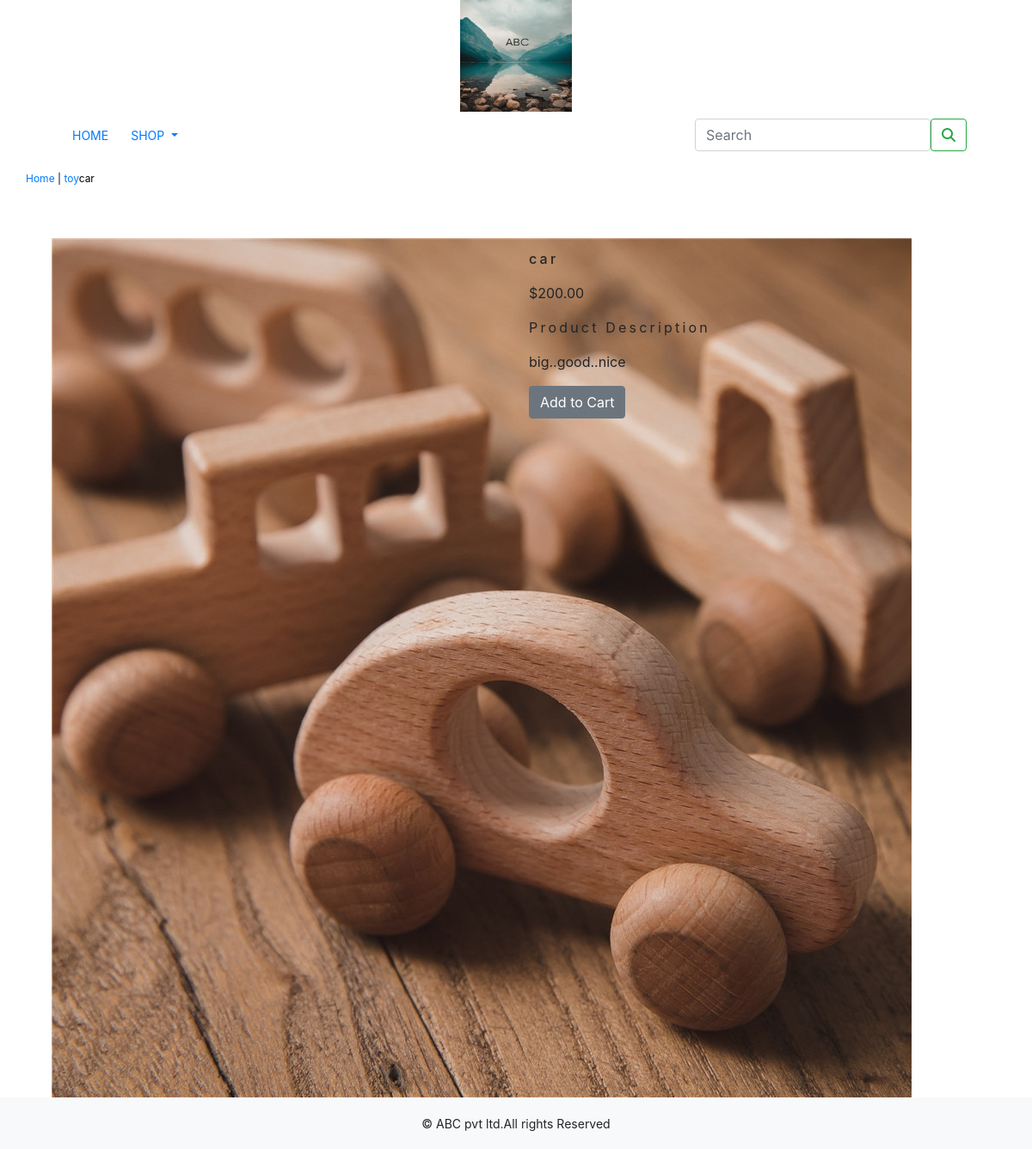
/toy/car/, run on the app's committed database.
### shop/models.py (models this page shows, shortened)
class Product(models.Model):
    name=models.CharField(max_length=250,unique=True)
    slug=models.SlugField(max_length=250,unique=True)
    description=models.TextField(blank=True)
    price=models.DecimalField(max_digits=10,decimal_places=2)
    category=models.ForeignKey(Category,on_delete=models.CASCADE)
    image=models.ImageField(upload_to='product',blank=True)
    stock=models.IntegerField()
    available=models.BooleanField(default=True)
    created=models.DateTimeField(auto_now_add=True)
    updated=models.DateTimeField(auto_now_add=True)
    class Meta:
        ordering=('name',)
        verbose_name='product'
        verbose_name_plural='products'

class Category(models.Model):
    name=models.CharField(max_length=250,unique=True)
    slug=models.SlugField(max_length=250,unique=True)
    description=models.TextField(blank=True)
    image=models.ImageField(upload_to='category',blank=True)
    class Meta:
        ordering=('name',)
        verbose_name='category'
        verbose_name_plural='categories'
    def get_url(self):
        return reverse('shop:products_by_category', args=[self.slug])
    def __str__(self):
        return '{}'.format(self.name)

### shop/views.py (the view)
# urls.py: path('<slug:c_slug>/<slug:product_slug>/', views.proDetail, name='prodCatdetail')
def proDetail(request,c_slug,product_slug):
    try:
        product=Product.objects.get(category__slug=c_slug,slug=product_slug)
    except Exception as e:
        raise e
    return render(request,'product.html',{'product':product})

### cart/context_processors.py (called while the page is built)
def counter(request):
    item_count=0
    if 'admin' in request.path:
        return {}
    else:
        try:
            cart=Cart.objects.filter(cart_id=_cart_id(request))
            cart_items=CartItem.objects.all().filter(cart=cart[:1])
            for cart_item in cart_items:
                item_count += cart_item.quantity
        except Cart.DoesNotExist:
            item_count=0
    return dict(item_count=item_count)

### cart/views.py (called while the page is built)
def _cart_id(request):
    cart=request.session.session_key
    if not cart:
        cart=request.session.create()
    return cart

### shop/context_processors.py (called while the page is built)
def menu_links(request):
    links=Category.objects.all()
    return dict(links=links)

### templates/product.html (shortened to what this page needs)
{% extends 'base.html' %}
{% load static %}
{% block content %}
<div class="row my_prod_row_class">
    <div class="mx_auto">
        <p> <a href="{% url 'shop:allProdCat' %}">Home</a> | <a href="{{product.category.get_url}}">{{product.category}}</a>{{product.name}}</p>
    </div>
</div>
<div class="container">
<br>
<div class="row">
    <div class="col-12 col-sm-12 col-md-12 col-lg-6 text-center">
        <div style="min-width:18rem">
            <img src="{{product.image.url}}" alt="{{product.name}}">
        </div>
    </div>
    <div class="col-12 col-sm-12 col-md-12 col-lg-6">
        <div>
        <h1 class="my_prod_title">{{product.name}}</h1>
        <p>${{product.price}}</p>
        <p class="my_title"> Product Description</p>
        <p class="text-justify my_prod_text">{{product.description}}</p>
        {% if product.stock <= 0 %}
        <p class="text-justify my_prod_text"><b>Out of stock</b></p>
        {% else %}
        <a class="btn btn-secondary" href="{% url 'cart:add_cart' product.id %}">Add to Cart</a>
        {% endif %}
    </div>
</div>
</div>
</div>
</div>
{% endblock %}

### static/css/custom.css (style rules this page uses)
body { font-family: 'Roboto', sans-serif; }
.my_title { font-size:16px; text_transform:uppercase; letter-spacing:.2em; }
.my_prod_row_class { padding-top:15px; padding-bottom:20px; }
.my_prod_row_class .mx_auto { color:#000; font-size:12px; text-decoration:none; }
.my_prod_title { font-size:16px; text_transform:uppercase; letter-spacing:.2em; padding-top:15px; padding-bottom:10px; }
.my_prod_text { padding-right:20px; }

### data on the page
Product: category "toy", name "car", image (picture), price "200.00", description "big..good..nice"
